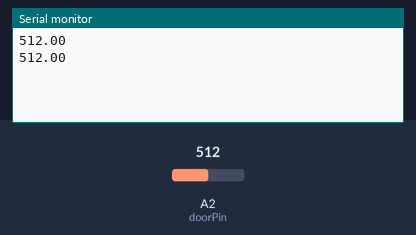
Simulated run of this sketch. Board: Arduino Uno, built with avr-gcc and run on an emulated ATmega328P. Shown: the last lines printed to the serial monitor. Inputs (shaded band) come from the test bench; at power-on: A2 (doorPin) = 512.

Above: at 1.3 s.
1.4 s: A2 (doorPin) set to 716
At 2.5 s:
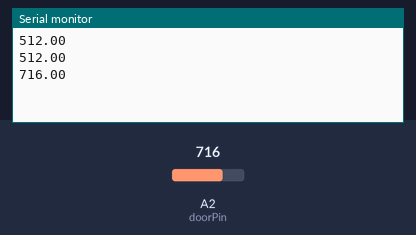
2.9 s: A2 (doorPin) set to 900
At 3.9 s:
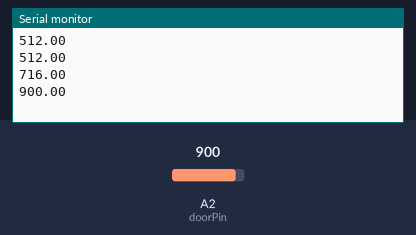
Timing chart, 0 to 5.9 s (numbered marks = the images above; inputs shaded):
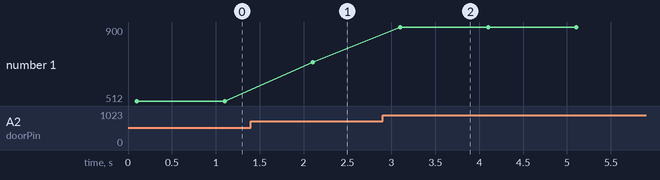

The sketch:

DoorSensorDistance.ino
```cpp
//input pin for the reed switch used to detect the door state
int doorPin = 2;


void setup() {
  //initialize the light as an output and set to LOW (off)
  pinMode(doorPin, INPUT);

  //start the serial line for debugging
  Serial.begin(115200);
  delay(100);

}


void loop(){

  //grab the current door state
  float doorState = analogRead(doorPin);    //LOW is closed HIGH is open

  Serial.println(doorState);
  delay(1000);
}
```

Measured:
- after the input at 1.4 s, the serial monitor: prints a new line after 0.70 s (image 1)
- after the input at 2.9 s, the serial monitor: prints a new line after 0.20 s (image 2)
- plotted number 1: 512 → 716 after the input at 1.4 s, 716 → 900 after the input at 2.9 s
